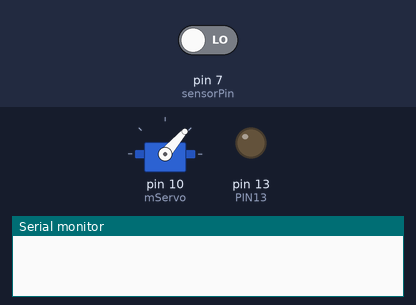
Recording of a sketch running on a simulated Arduino Uno, built with avr-gcc and run on an emulated ATmega328P. On the bench: servo, output pins drawn as LEDs (lit = HIGH), the last lines printed to the serial monitor. The test bench sets the inputs (shaded band); at power-on: pin 7 (sensorPin) LOW.

Above: at 0.75 s.
At 17.5 s:
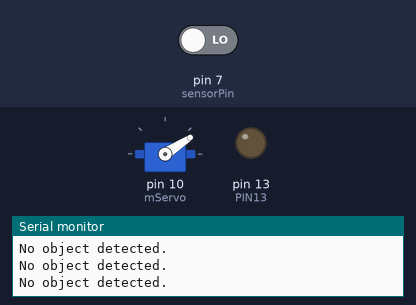
17.6 s: pin 7 (sensorPin) driven HIGH
At 22.58 s:
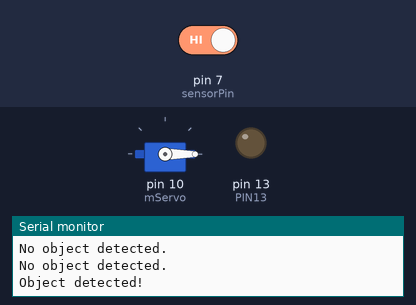
Timing chart, 0 to 35.5 s (numbered marks = the images above; inputs shaded):
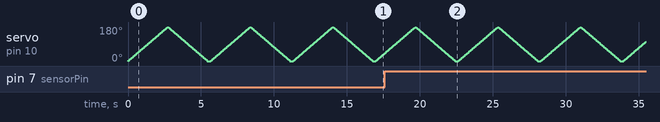

The sketch:

servoTest.ino
```cpp
// C++ code

#include <Servo.h>

#define PIN13 13
#define PIN2 2
#define PIN10 10

const int sensorPin = 7;

int buttonState;

Servo mServo;

void setup()
{
  Serial.begin(9600);
  pinMode(PIN13, OUTPUT);
  pinMode(PIN2, INPUT_PULLUP);
  pinMode(PIN6, INPUT);

  mServo.attach(10);

}

void loop()
{

 for (int angle = 0; angle <= 180; angle++) { // Move from 0 to 180 degrees
    mServo.write(angle); // Set the servo position
    delay(15); // Small delay for smooth motion
  }

  for (int angle = 180; angle >= 0; angle--) { // Move from 180 to 0 degrees
    mServo.write(angle);
    delay(15);
  }

  int sensorValue = digitalRead(sensorPin);  // Read sensor state

  if (sensorValue == HIGH) {  // Object detected
    Serial.println("Object detected!");
    //digitalWrite(ledPin, HIGH);  // Turn on LED
  } else {  // No object
    Serial.println("No object detected.");
    //digitalWrite(ledPin, LOW);
  }

  delay(200);
}
```
